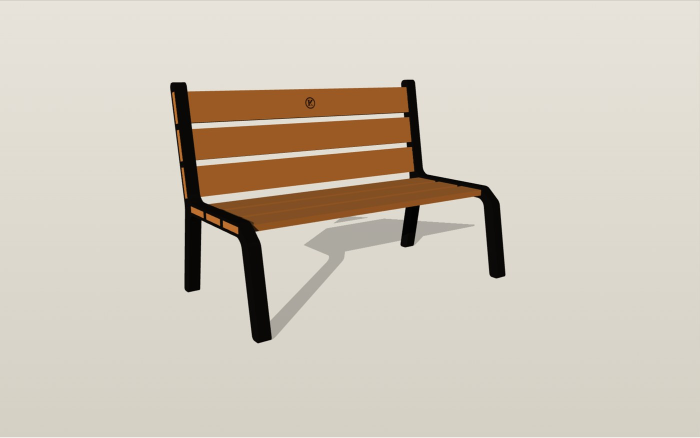
#> input picture assignment-5-industrial-review-board-presentation/deck/media/p_high_laser.jpg, 1400 x 876 px, given in place of simclean_v8-full_001.png, which was not available (shown at 1/2 size)
$ python prep.py ../media/p_high_laser.jpg
#> lines starting #> are read from the running program, lines starting #| are printed output that depends on the picture
import os, sys
from PIL import Image, ImageChops
T = os.path.dirname(os.path.abspath(__file__))
REPO = sys.argv[1]
M = os.path.join(REPO, "assignment-5-industrial-review-board-presentation", "deck", "media")
os.makedirs(M, exist_ok=True)

def save(im, name, maxw=1800):
    im = im.convert("RGB")
    if im.width > maxw:
        im = im.resize((maxw, round(im.height * maxw / im.width)), Image.LANCZOS)
    im.save(os.path.join(M, name), quality=88, optimize=True)
    print(name, im.size)

def autocrop(im, pad=40, thr=18):
    rgb = im.convert("RGB")
    bg = Image.new("RGB", rgb.size, rgb.getpixel((5, rgb.height // 2)))
    diff = ImageChops.difference(rgb, bg).convert("L").point(lambda v: 255 if v > thr else 0)
    l, t, r, b = diff.getbbox()
    return rgb.crop((max(0, l - pad), max(0, t - pad), min(rgb.width, r + pad), min(rgb.height, b + pad)))

def fit(im, ar, cx=0.5, cy=0.5):
    """crop to aspect ratio ar (w/h) around (cx, cy) fractions"""
    w, h = im.size
    if w / h > ar:
        nw = round(h * ar); x = min(max(0, round(cx * w - nw / 2)), w - nw); return im.crop((x, 0, x + nw, h))
    nh = round(w / ar); y = min(max(0, round(cy * h - nh / 2)), h - nh); return im.crop((0, y, w, y + nh))

# simulation action frames (1920x1080): drop header bar + status card
frames = {"sim_planks.jpg": 1, "sim_guide.jpg": 14, "sim_flip.jpg": 21, "sim_guide_out.jpg": 27}
for name, i in frames.items():
    im = Image.open(os.path.join(T, "shots", f"simclean_v8-full_{i:03d}.png"))
#> im is the input picture: PIL image 1400x876 RGB; mean R, G, B 208.3, 199.6, 185.8
    save(fit(im.crop((300, 120, 1820, 1080)), 4 / 3, 0.5, 0.45), name, 1200)
#> in fit, `return im.crop((x, 0, x + nw, h))`:
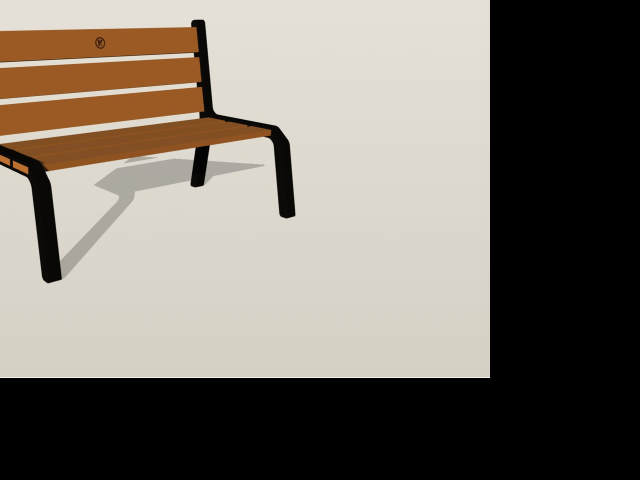
#> returned value: PIL image 1280x960 RGB (shown at 1/2 size); mean R, G, B 122.2, 115.4, 105.9
#| sim_planks.jpg (1200, 900)
#> pass 2 of the loop `for name, i in frames.items():`:
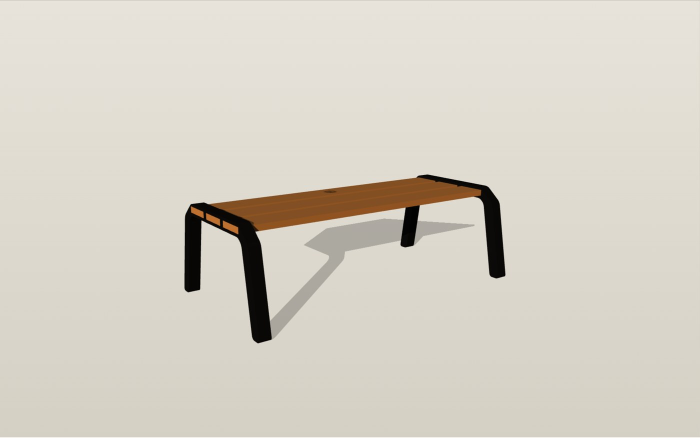
#> input picture assignment-5-industrial-review-board-presentation/deck/media/p_none_laser.jpg, 1400 x 876 px, given in place of simclean_v8-full_014.png, which was not available (shown at 1/2 size)
#> im is the input picture: PIL image 1400x876 RGB; mean R, G, B 214.7, 209.6, 198.4
#> in fit (call 2), `return im.crop((x, 0, x + nw, h))`:
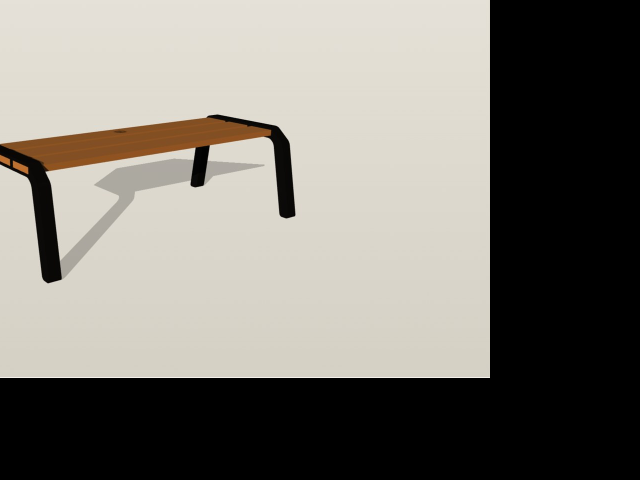
#> returned value: PIL image 1280x960 RGB (shown at 1/2 size); mean R, G, B 126.9, 123.4, 116.2
#> im: PIL image 1200x900 RGB
#| sim_guide.jpg (1200, 900)
#> (the run stopped early here; a loop or call above may not have finished)
